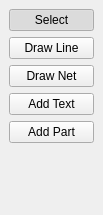
<?xml version="1.0" encoding="UTF-8"?>
<ui version="4.0">
 <class>ToolsDock</class>
 <widget class="QDockWidget" name="ToolsDock">
  <property name="geometry">
   <rect>
    <x>0</x>
    <y>0</y>
    <width>103</width>
    <height>215</height>
   </rect>
  </property>
  <property name="sizePolicy">
   <sizepolicy hsizetype="Minimum" vsizetype="Fixed">
    <horstretch>0</horstretch>
    <verstretch>0</verstretch>
   </sizepolicy>
  </property>
  <property name="windowTitle">
   <string>Tools</string>
  </property>
  <widget class="QWidget" name="dockWidgetContents">
   <layout class="QVBoxLayout" name="verticalLayout">
    <item>
     <widget class="QPushButton" name="selectBtn">
      <property name="text">
       <string>Select</string>
      </property>
      <property name="checkable">
       <bool>true</bool>
      </property>
      <property name="checked">
       <bool>true</bool>
      </property>
      <property name="autoExclusive">
       <bool>true</bool>
      </property>
     </widget>
    </item>
    <item>
     <widget class="QPushButton" name="lineBtn">
      <property name="text">
       <string>Draw Line</string>
      </property>
      <property name="checkable">
       <bool>true</bool>
      </property>
      <property name="autoExclusive">
       <bool>true</bool>
      </property>
      <property name="flat">
       <bool>false</bool>
      </property>
     </widget>
    </item>
    <item>
     <widget class="QPushButton" name="netBtn">
      <property name="text">
       <string>Draw Net</string>
      </property>
      <property name="checkable">
       <bool>true</bool>
      </property>
      <property name="autoExclusive">
       <bool>true</bool>
      </property>
      <property name="flat">
       <bool>false</bool>
      </property>
     </widget>
    </item>
    <item>
     <widget class="QPushButton" name="textBtn">
      <property name="text">
       <string>Add Text</string>
      </property>
      <property name="checkable">
       <bool>true</bool>
      </property>
      <property name="autoExclusive">
       <bool>true</bool>
      </property>
      <property name="flat">
       <bool>false</bool>
      </property>
     </widget>
    </item>
    <item>
     <widget class="QPushButton" name="partBtn">
      <property name="text">
       <string>Add Part</string>
      </property>
      <property name="checkable">
       <bool>true</bool>
      </property>
      <property name="autoExclusive">
       <bool>true</bool>
      </property>
      <property name="flat">
       <bool>false</bool>
      </property>
     </widget>
    </item>
    <item>
     <spacer name="verticalSpacer">
      <property name="orientation">
       <enum>Qt::Vertical</enum>
      </property>
      <property name="sizeHint" stdset="0">
       <size>
        <width>20</width>
        <height>40</height>
       </size>
      </property>
     </spacer>
    </item>
   </layout>
  </widget>
 </widget>
 <resources/>
 <connections/>
</ui>
